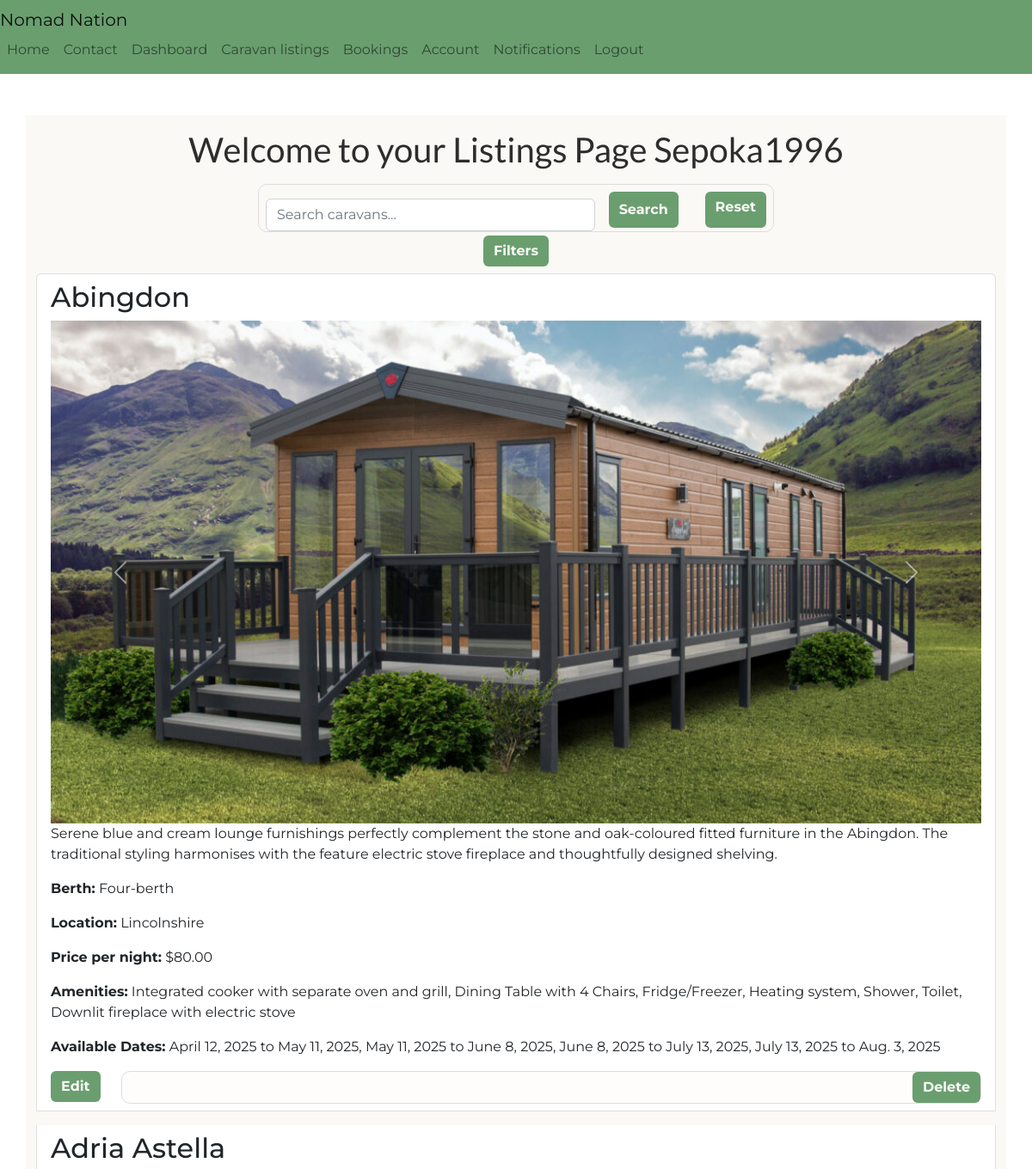
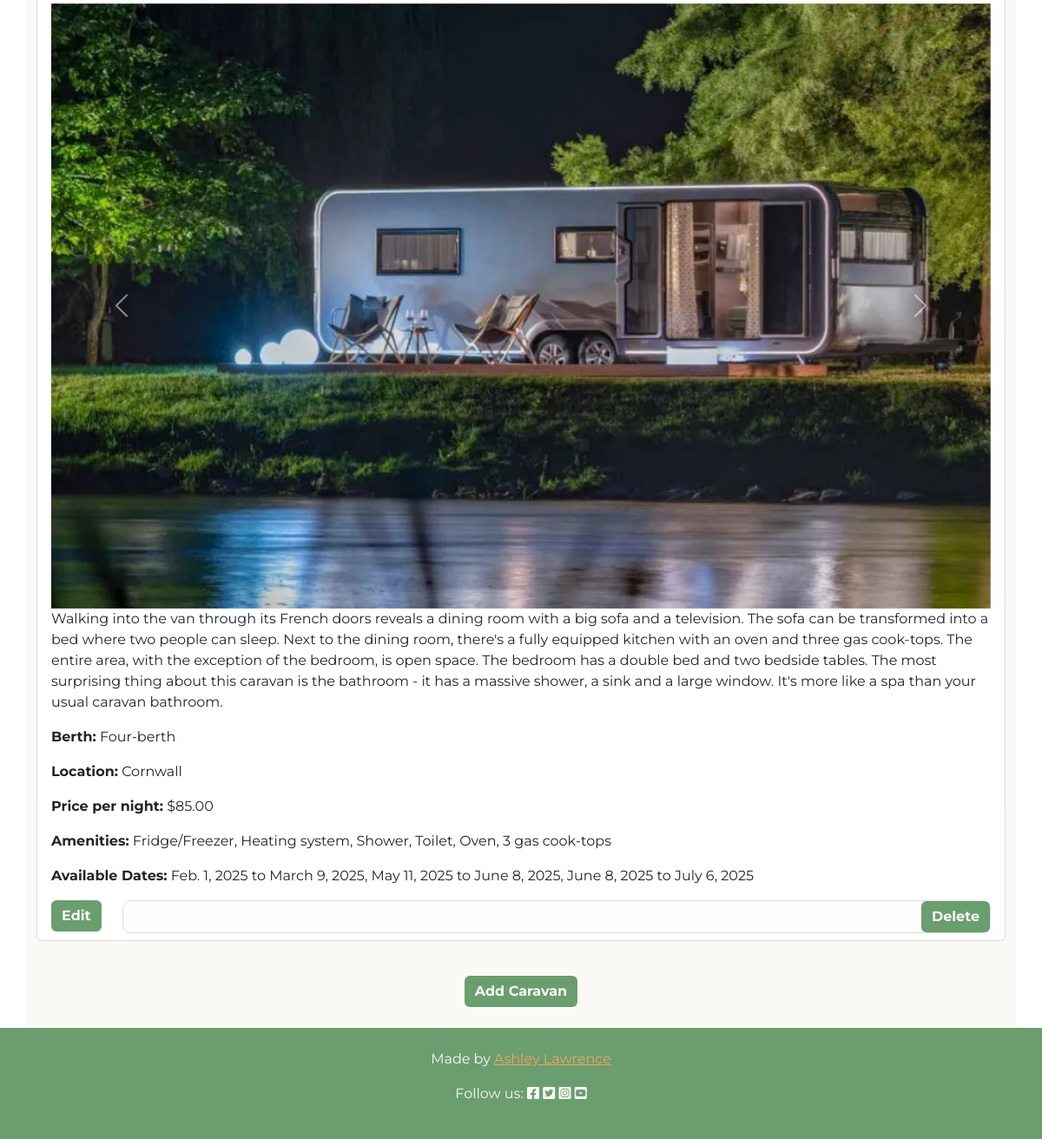
The page /listings/listings/ (signed in) on the database its author committed (2 pictures, top to bottom).
### listings/models.py (models this page shows, shortened)
class Caravan(models.Model):
    owner = models.ForeignKey(
        User, on_delete=models.CASCADE, related_name='caravans'
    )
    title = models.CharField(max_length=100)
    description = models.TextField()
    berth = models.CharField(
        max_length=10, choices=[
            ('small', 'Two-berth'),
            ('medium', 'Four-berth'),
            ('large', 'Six-berth')
        ]
    )
    price_per_night = models.DecimalField(max_digits=6, decimal_places=2)
    location = models.CharField(max_length=100)
    amenities = models.ManyToManyField(Amenity, related_name='caravans')

class CaravanImage(models.Model):
    caravan = models.ForeignKey(
        Caravan, on_delete=models.CASCADE, related_name='images'
    )
    image = models.ImageField(upload_to='static/images/')

class Amenity(models.Model):
    name = models.CharField(max_length=50)
    owner = models.ForeignKey(
        User,
        on_delete=models.CASCADE,
        related_name='amenities',
        null=False,
        blank=False,
        default=1
    )

class Availability(models.Model):
    caravan = models.ForeignKey(
        Caravan, on_delete=models.CASCADE,
        related_name='availabilities'
    )
    start_date = models.DateField(blank=False)
    end_date = models.DateField(null=True, blank=True)
    is_available = models.BooleanField(default=True)

### listings/views.py (the view)
# urls.py: path('listings/', views.listings_view, name='listings'),
@login_required
def listings_view(request):
    user_type = request.user.profile.user_type
    if user_type == 'owner':
        caravans = Caravan.objects.filter(owner=request.user)
    else:
        caravans = Caravan.objects.all()
    search_query = request.GET.get('search', '')
    if search_query:
        caravans = caravans.filter(
            Q(title__icontains=search_query) |
            Q(description__icontains=search_query) |
            Q(location__icontains=search_query)
        )
    filter_berth = request.GET.get('berth', '')
    filter_location = request.GET.get('location', '')
    min_price = request.GET.get('min_price', '')
    max_price = request.GET.get('max_price', '')
    available_from = request.GET.get('available_from', '')
    available_to = request.GET.get('available_to', '')
    filter_amenities = request.GET.getlist('amenities', [])
    if filter_berth:
        caravans = caravans.filter(berth=filter_berth)
    if filter_location:
        caravans = caravans.filter(location__icontains=filter_location)
    if min_price:
        caravans = caravans.filter(price_per_night__gte=min_price)
    if max_price:
        caravans = caravans.filter(price_per_night__lte=max_price)
    if available_from:
        caravans = caravans.filter(
            availabilities__start_date__gte=available_from
        )
    if available_to:
        caravans = caravans.filter(availabilities__end_date__lte=available_to)
    if filter_amenities:
        caravans = caravans.filter(
            amenities__id__in=filter_amenities
        ).distinct()
    caravans = caravans.prefetch_related(
        'amenities', 'images', 'availabilities'
    )
    context = {
        'caravans': caravans,
        'user_type': user_type,
        'username': request.user.username,
        'amenities': Amenity.objects.all(),
        'selected_amenities': filter_amenities,
    }
    return render(request, 'listings/listing_page.html', context)

### listings/templates/listings/listing_page.html (shortened to what this page needs)
{% extends "base.html" %}
{% block content %}
<div class="container mt-5 bg-styles">
    <h1 class="text-center pt-3 mb-2 title">Welcome to your Listings Page {{ username }}</h1>
    <form method="get" class="row g-3 mt-3 mx-auto text-center" style="max-width: 600px;">
        <div class="col-md-8">
            <input type="text" class="form-control" placeholder="Search caravans..." name="search" value="{{ request.GET.search }}">
        </div>
        <div class="col-md-4 mt-2 mb-1 d-flex justify-content-between">
            <button type="submit" class="btn btn-primary btn-styles">Search</button>
            <a href="{% url 'listings' %}" class="btn btn-secondary btn-styles ml-auto">Reset</a>
        </div>
    </form>
    <div class="text-center mb-2 mt-1">
        <button id="toggle-filters" class="btn btn-info btn-styles">Filters</button>
    </div>
    {% if caravans %}
        <ul class="list-group">
            {% for caravan in caravans %}
                <li class="list-group-item mb-3">
                    <h2>{{ caravan.title }}</h2>
                    <div id="carousel{{ caravan.pk }}" class="carousel slide">
                        <div class="carousel-inner">
                            {% for image in caravan.images.all %}
                                <div class="carousel-item {% if forloop.first %}active{% endif %}">
                                    <img src="{{ image.image.url }}" class="d-block w-100" alt="{{ caravan.title }}">
                                </div>
                            {% endfor %}
                        </div>
                        <button class="carousel-control-prev" type="button" data-bs-target="#carousel{{ caravan.pk }}" data-bs-slide="prev">
                            <span class="carousel-control-prev-icon" aria-hidden="true"></span>
                        </button>
                        <button class="carousel-control-next" type="button" data-bs-target="#carousel{{ caravan.pk }}" data-bs-slide="next">
                            <span class="carousel-control-next-icon" aria-hidden="true"></span>
                        </button>
                    </div>
                    <p>{{ caravan.description }}</p>
                    <p><strong>Berth:</strong> {{ caravan.get_berth_display }}</p>
                    <p><strong>Location:</strong> {{ caravan.location }}</p>
                    <p><strong>Price per night:</strong> ${{ caravan.price_per_night }}</p>
                    <p><strong>Amenities:</strong>
                        {% for amenity in caravan.amenities.all %}
                            {{ amenity.name }}{% if not forloop.last %}, {% endif %}
                        {% endfor %}
                    </p>
                    <p><strong>Available Dates:</strong>
                        {% for availability in caravan.availabilities.all %}
                            {{ availability.start_date }} to {{ availability.end_date }}{% if not forloop.last %}, {% endif %}
                        {% endfor %}
                    </p>
                    {% if user_type == "owner" %}
                        <div class="row mt-3">
                            <div class="col-auto">
                                <a href="{% url 'edit_caravan' caravan.pk %}" class="btn btn-warning btn-styles">Edit</a>
                            </div>
                            <div class="col text-end">
                                <form method="post" action="{% url 'delete_caravan' caravan.pk %}" id="delete-button">
                                    <button type="submit" class="btn btn-danger btn-styles">Delete</button>
                                </form>
                            </div>
                        </div>
                    {% endif %}
                </li>
            {% endfor %}
        </ul>
    {% else %}
        <p class="text-center">No caravans available</p>
    {% endif %}
    {% if user_type == "owner" %}
    <div class="text-center mt-4">
        <a href="{% url 'add_caravan' %}" class="btn btn-primary btn-styles mb-4">Add Caravan</a>
    </div>
    {% endif %}
</div>
{% endblock %}

### templates/base.html (shortened to what this page needs)
{% load static %}
<!DOCTYPE html>
<html lang="en">
<head>
    <link rel="stylesheet" type="image/png" sizes="16x16" href="{% static 'favicon/favicon-16x16.png' %}">
    <link href="https://cdn.jsdelivr.net/npm/bootstrap@5.2.3/dist/css/bootstrap.min.css" rel="stylesheet">
    <link href="https://cdnjs.cloudflare.com/ajax/libs/font-awesome/6.0.0-beta3/css/all.min.css" rel="stylesheet">
    <link rel="stylesheet" href="{% static 'css/styles.css' %}">
    <link href="https://cdn.jsdelivr.net/npm/fullcalendar/main.min.css" rel="stylesheet">
    <link rel="stylesheet" href="https://cdn.jsdelivr.net/npm/select2@4.0.13/dist/css/select2.min.css">
</head>
<body class="d-flex flex-column min-vh-100">
    <nav class="navbar navbar-expand-lg navbar-light">
        <div class="container_fluid">
            <a id="main-title" class="navbar-brand" href="{% url 'homepage' %}">Nomad Nation</a>
            <div class="collapse navbar-collapse" id="navbarNav">
                <ul class="navbar-nav ms-auto">
                    <li class="nav-item">
                        <a class="nav-link {% if request.path == '/' %}active" aria-current="page{% endif %}" href="{% url 'homepage' %}">Home</a>
                    </li>
                    <li class="nav-item {% if request.path == '/contact/' %}active{% endif %}">
                        <a href="{% url 'contact' %}" class="nav-link">Contact</a>
                    </li>
                    {% if user.is_authenticated %}
                        <li class="nav-item {% if request.path == '/dashboard/' %}active{% endif %}">
                            <a href="{% url 'dashboard' %}" class="nav-link">Dashboard</a>
                        </li>
                        <li class="nav-item">
                            <a href="{% url 'listings' %}" class="nav-link">Caravan listings</a>
                        </li>
                        <li class="nav-item">
                            <a href="{% url 'bookings' %}" class="nav-link">Bookings</a>
                        </li>
                        <li class="nav-item">
                            <a href="#" class="nav-link">Account</a>
                        </li>
                        <li class="nav-item">
                            <a href="#" class="nav-link">Notifications</a>
                        </li>
                        <li class="nav-item {% if request.path == '/account/logout' %}active" aria-current="page{% endif %}">
                            <a href="{% url 'account_logout' %}" class="nav-link">Logout</a>
                        </li>
                    {% endif %}
                </ul>
            </div>
        </div>
    </nav>
    <main class="flex-grow-1">
        {% block content %}
        {% endblock %}
    </main>
    <footer class="text-center py-4">
        <p>
            {% block copyright %}
            Made by <a href="https://github.com/" class="github-link">Ashley Lawrence</a>
            {% endblock copyright %}
        </p>
        <p>Follow us:
            <i class="fab fa-facebook-square"></i>
            <i class="fab fa-twitter-square"></i>
            <i class="fab fa-instagram-square"></i>
            <i class="fab fa-youtube-square"></i>
        </p>
    </footer>
</body>
</html>

### static/css/styles.css (style rules this page uses)
:root { --p-colour: #6A9E6F; --p-accent: #87CEEB; --s-accent: #F4A261; --b-colour: #FAF9F6; --p-text: #2D2D2D; --bs-primary: var(--p-colour); --bs-secondary: var(--s-accent); --bs-info: var(--p-accent); --bs-light: var(--b-colour); --bs-dark: var(--p-text); }
html, body { min-height: 100%; width: 100%; overflow-x: hidden; margin: 0; padding: 0; display: flex; flex-direction: column; font-family: 'Montserrat', sans-serif !important; }
.bg-styles { background-color: var(--b-colour); color: var(--p-text); }
.btn-styles { font-weight: 700; background-color: var(--p-colour); color: var(--b-colour); border: var(--p-colour); }
.title { font-family: 'Lato', sans-serif !important; }
a { color: var(--s-accent); }
.navbar, footer { background-color: var(--p-colour); color: var(--b-colour); }
form { width: 100%; background-color: #faf9f650; border: 1px solid #ddd; box-sizing: border-box; border-radius: 10px; }
img, .form-control { max-width: 100%; height: auto; }
footer { width: 100%; padding: 20px; background-color: var(--p-colour); color: var(--b-colour); }

### rows shown on the page
Caravan: title "Abingdon", description "Serene blue and cream lounge furnishings perfectly complement the stone and oak-coloured fitted furniture in the Abingdon. The traditional styling harmonises with the feature electric stove fireplace and thoughtfully designed shelving.", berth "Four-berth", location "Lincolnshire", price_per_night "80.00"
CaravanImage: image (picture)
Amenity: name "Integrated cooker with separate oven and grill"
Amenity: name "Dining Table with 4 Chairs"
Amenity: name "Fridge/Freezer"
Amenity: name "Heating system"
Amenity: name "Shower"
Amenity: name "Toilet"
Amenity: name "Downlit fireplace with electric stove"
Availability: start_date "April 12, 2025", end_date "May 11, 2025"
Availability: start_date "May 11, 2025", end_date "June 8, 2025"
Availability: start_date "June 8, 2025", end_date "July 13, 2025"
Availability: start_date "July 13, 2025", end_date "Aug. 3, 2025"
Caravan: title "Adria Astella", description "Walking into the van through its French doors reveals a dining room with a big sofa and a television. The sofa can be transformed into a bed where two people can sleep. Next to the dining room, there's a fully equipped kitchen with an oven and three gas cook-tops. The entire area, with the exception of the bedroom, is open space. The bedroom has a double bed and two bedside tables. The most surprising thing about this caravan is the bathroom - it has a massive shower, a sink and a large window. It's more like a spa than your usual caravan bathroom.", berth "Four-berth", location "Cornwall", price_per_night "85.00"
CaravanImage: image (picture)
Amenity: name "Oven"
Amenity: name "3 gas cook-tops"
Availability: start_date "Feb. 1, 2025", end_date "March 9, 2025"
Availability: start_date "May 11, 2025", end_date "June 8, 2025"
Availability: start_date "June 8, 2025", end_date "July 6, 2025"

### other values the page prints
{{ username }} "Sepoka1996"
